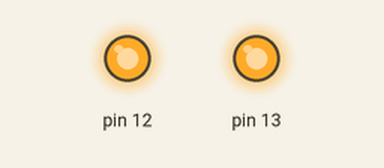
A sketch run on a simulated Arduino Uno, built with avr-gcc and run on an emulated ATmega328P. Shown: output pins drawn as LEDs (lit = HIGH). What the sketch prints to the serial monitor is not drawn.

Above: at 0.1 s.
Timing chart, 0 to 1.6 s (numbered marks = the images above):
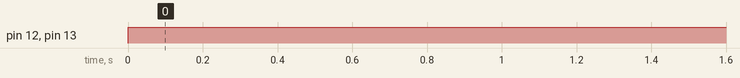

Measured:
- by itself, pin 12, pin 13: LOW → HIGH at 0.00 s

The sketch:

build_a_smart_home_in_tinkercad.ino
```cpp
//
void setup()
{
  pinMode(13,OUTPUT);
  pinMode(12,OUTPUT);
  Serial.begin(7000);
}

void loop()
{
  digitalWrite(13, HIGH);
  Serial.println("13LED ON");
  digitalWrite(12,OUTPUT);
  Serial.println("12LED ON");
}
```
